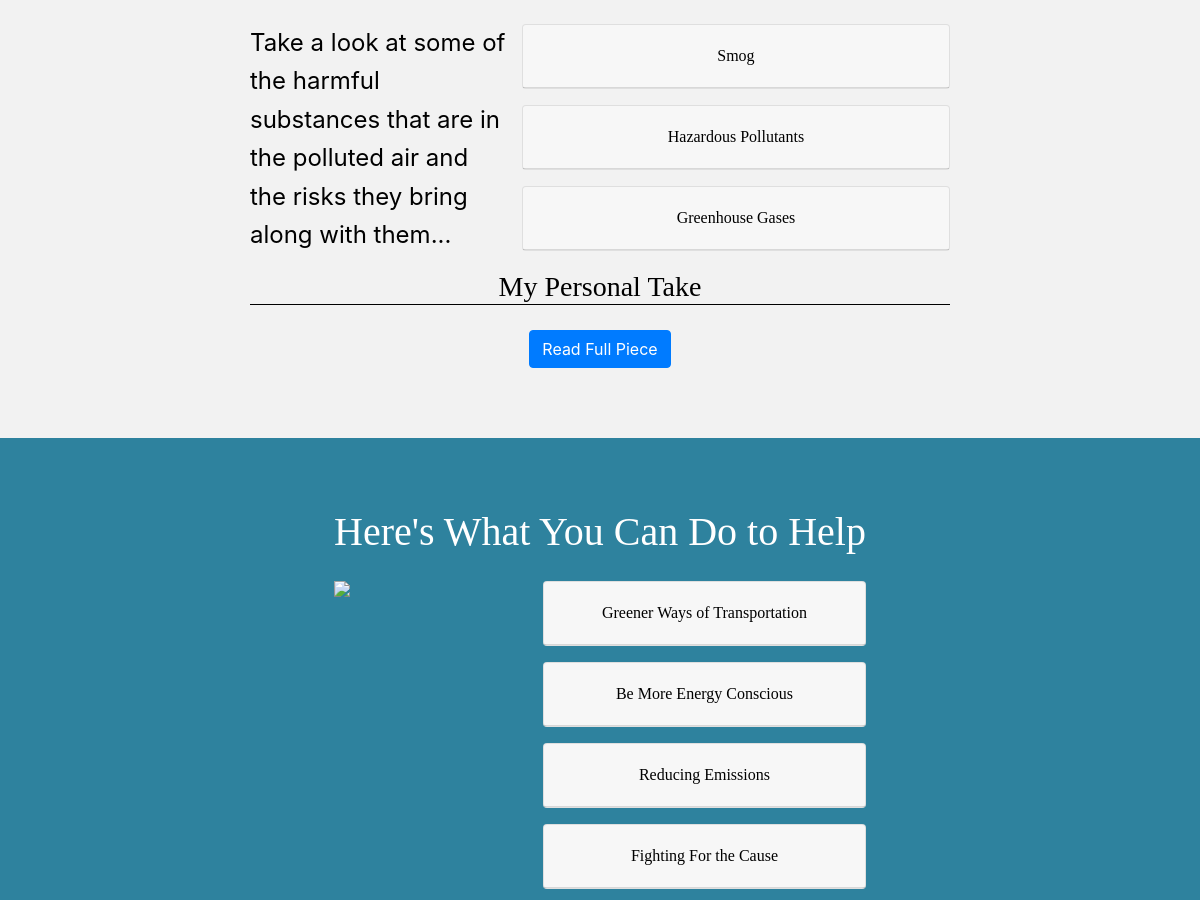
The app's page / (middle part), older data.
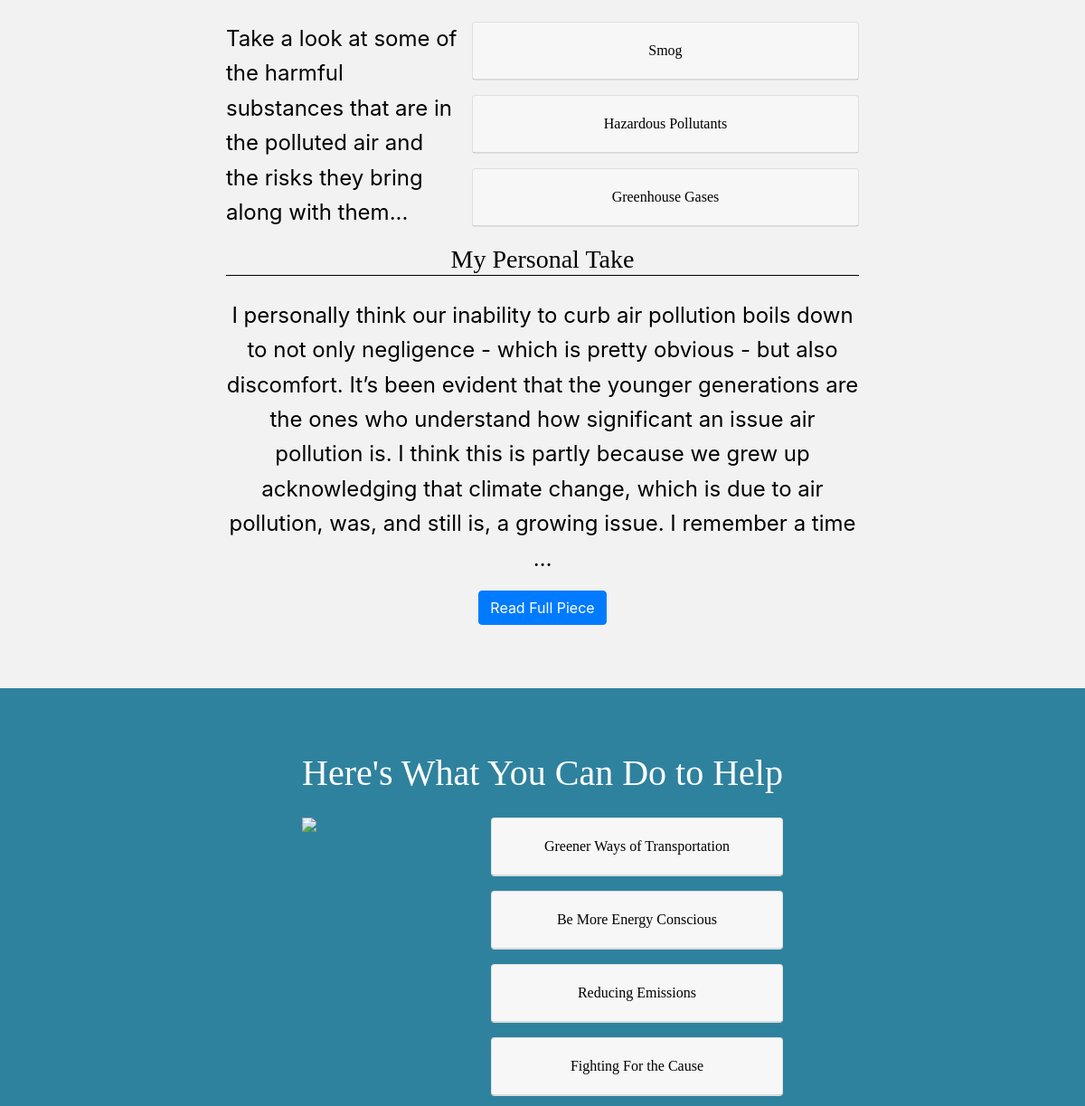
The same page, newer data.
### core/models.py (models this page shows, shortened)
class Opinion(models.Model):
    draft = models.CharField(max_length=30)
    body = models.TextField()

### core/views.py (the view)
# urls.py: 2. Add a URL to urlpatterns:  path('', views.home, name='home')
def home(request):
    effects = Effects.objects.all()
    solutions = Solutions.objects.all()
    readmores = ReadMore.objects.all()
    opinions = Opinion.objects.all()
    return render(request, 'core/home.html', {'effects': effects, 'solutions': solutions, 'readmores': readmores, 'opinions': opinions,})

### core/templates/core/home.html (shortened to what this page needs)
<!DOCTYPE html>
<html lang="en">
{% extends 'core/base.html' %}
{% load static %}
{% block content %}
    <div class="white-container">
        <section id="about-section">
            <div id="effects-section">
                <div style="flex:0.6; text-align: left">
                    <p>Take a look at some of the harmful substances that are in the polluted air and the risks they bring along with them...</p>
                </div>
                <div style="flex:1; padding-left: 15px" id="accordion">
                    {% for effect in effects %}
                    <div class="form-group">
                        <div class="card">
                            <div class="card-header" id="{{effect.draft.0}}">
                                <h5 class="mb-0">
                                    <button class="btn btn-link btn-md btn-block" data-toggle="collapse" data-target="#collapse{{effect.draft.0}}" aria-expanded="false" aria-controls="collapse{{effect.draft.0}}">
                                        {{effect.draft}}
                                    </button>
                                </h5>
                            </div>
                        </div>
                    </div>
                    {% endfor %}
                </div>
            </div>
            <h3>My Personal Take</h3>
            <div>
                <p>{{opinions.0.body|truncatechars:419}}</p>
                <a href="{% url 'detail' %}"><button class="btn btn-primary">Read Full Piece</button></a>
            </div>
        </section>
    </div>
    <div class="color-container">
        <section id="solution-section">
            <h1>Here's What You Can Do to Help</h1>
            <div id="solutions-section">
                <div id="img-container">
                    <img src="{% static 'core/switching.gif' %}">
                    <br>
                    <br>
                </div>
                <div style="flex:1; padding-left: 15px" id="accordion2">
                    {% for solution in solutions %}
                    <div class="form-group">
                        <div class="card">
                            <div class="card-header" id="{{solution.draft.4}}">
                                <h5 class="mb-0">
                                    <button class="btn btn-link btn-md btn-block" data-toggle="collapse" data-target="#collapse{{solution.draft.4}}" aria-expanded="false" aria-controls="collapse{{solution.draft.4}}">
                                        {{solution.draft}}
                                    </button>
                                </h5>
                            </div>
                        </div>
                    </div>
                    {% endfor %}
                </div>
            </div>
        </section>
    </div>
{% endblock %}

Row changes from the older to the newer data that the page shows:
added Opinion: body "I personally think our inability to curb air pollution boils down to not only negligence - which is pretty obvious - but also discomfort. It’s been evident that the younger generations are the ones who understand how significant an issue air pollution is. I think this is partly because we grew up acknowledging that climate change, which is due to air pollution, was, and still is, a growing issue. I remember a time …"
